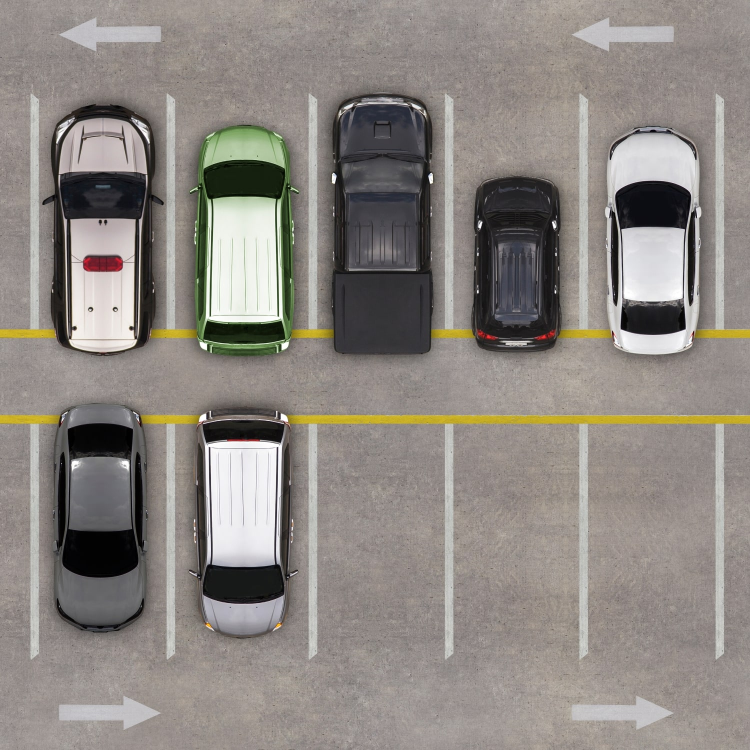
#> input picture dataset/train/imgp.jpg, 1500 x 1500 px (shown at 1/2 size)
$ python -i process.py   (imports and definitions only)   (older library calls are emulated)
#> lines starting #> are read from the running program, lines starting #| are printed output that depends on the picture; after the words box and inside, x2 and y2 are one past the last pixel; in counts of white or black regions, pixels touching at a corner belong together
# import libraries here
import numpy as np
import cv2
import matplotlib
import matplotlib.pyplot as plt


def count_cars(image_path):
    """
    Procedura prima putanju do fotografije i vraca broj prebrojanih automobila. Koristiti ovu putanju koja vec dolazi
    kroz argument procedure i ne hardkodirati nove putanje u kodu.

    Ova procedura se poziva automatski iz main procedure i taj deo koda nije potrebno menjati niti implementirati.

    :param image_path: <String> Putanja do ulazne fotografije.
    :return: <int>  Broj prebrojanih automobila
    """
#> called with image_path = 'dataset/train/imgp.jpg'
    img = cv2.imread(image_path)
#> img is the input picture: shape (1500, 1500, 3); mean B, G, R 129.9, 135.2, 141
    img = cv2.cvtColor(img, cv2.COLOR_BGR2RGB)
    gray_img = cv2.cvtColor(img, cv2.COLOR_RGB2GRAY)
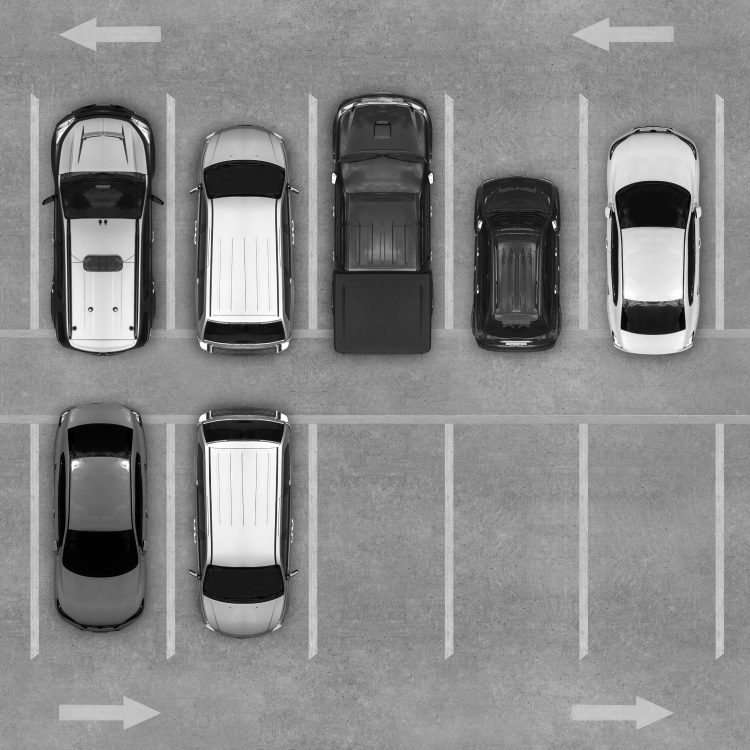
#> gray_img: shape (1500, 1500) (shown at 1/2 size); min 0, max 255, mean 136.3
    cars = 0
    if img.shape[1] > 500:
        gray_img = cv2.resize(gray_img, (1500, 1500))
        adapt_bin_img = cv2.adaptiveThreshold(gray_img, 255, cv2.ADAPTIVE_THRESH_MEAN_C, cv2.THRESH_BINARY_INV, 355, 35)
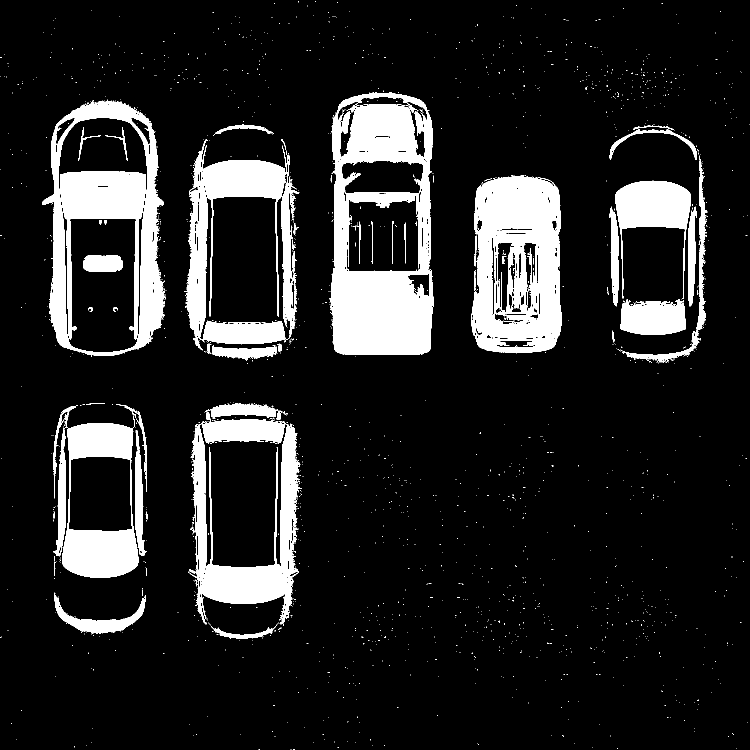
#> adapt_bin_img: shape (1500, 1500) (shown at 1/2 size); 13.7% white; 1871 white regions (1805 under 20 px), largest, box (x1, y1, x2, y2) and area: (658, 187, 867, 710) 64689, (84, 200, 330, 712) 47582, (943, 351, 1123, 706) 46505
        kernel = cv2.getStructuringElement(cv2.MORPH_CROSS, (2, 2))

        adapt_bin_img = cv2.erode(adapt_bin_img, kernel, iterations=2)
#> adapt_bin_img: shape (1500, 1500); 11.5% white; 367 white regions (279 under 20 px), largest, box (x1, y1, x2, y2) and area: (662, 189, 866, 710) 57712, (945, 353, 1123, 706) 38102, (86, 204, 329, 712) 24355
        adapt_bin_img = cv2.dilate(adapt_bin_img, kernel, iterations=2)
#> adapt_bin_img: shape (1500, 1500); 13.1% white; 186 white regions (80 under 20 px), largest, box (x1, y1, x2, y2) and area: (662, 189, 868, 712) 63243, (86, 203, 332, 714) 47175, (945, 353, 1125, 708) 42353

        im_floodfill = adapt_bin_img.copy()
        h, w = adapt_bin_img.shape[:2]
#> h = 1500; w = 1500
        mask = np.zeros((h + 2, w + 2), np.uint8)
        cv2.floodFill(im_floodfill, mask, (0, 0), 255)
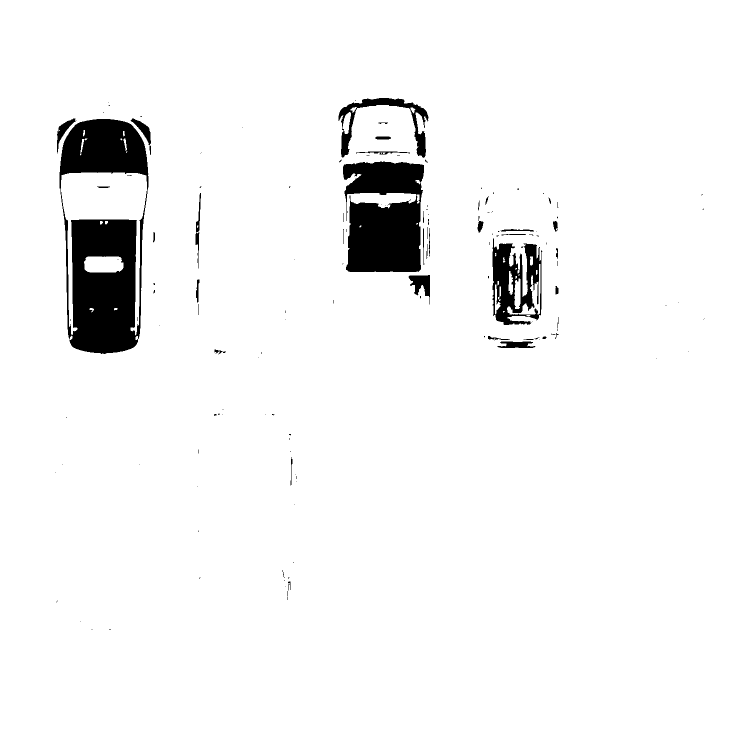
#> im_floodfill: shape (1500, 1500) (shown at 1/2 size); 95.6% white; 143 black regions (102 under 20 px), largest, box (x1, y1, x2, y2) and area: (119, 238, 297, 708) 49239, (686, 323, 848, 544) 29008, (985, 477, 1085, 650) 9669
        im_floodfill_inv = cv2.bitwise_not(im_floodfill)
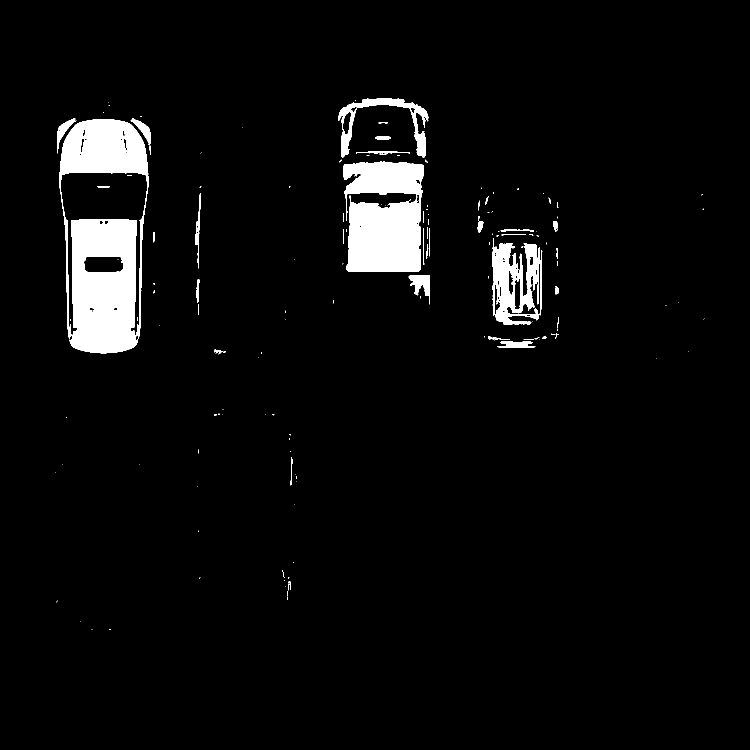
#> im_floodfill_inv: shape (1500, 1500) (shown at 1/2 size); 4.4% white; 143 white regions (102 under 20 px), largest, box (x1, y1, x2, y2) and area: (119, 238, 297, 708) 49239, (686, 323, 848, 544) 29008, (985, 477, 1085, 650) 9669
        im_out = adapt_bin_img | im_floodfill_inv
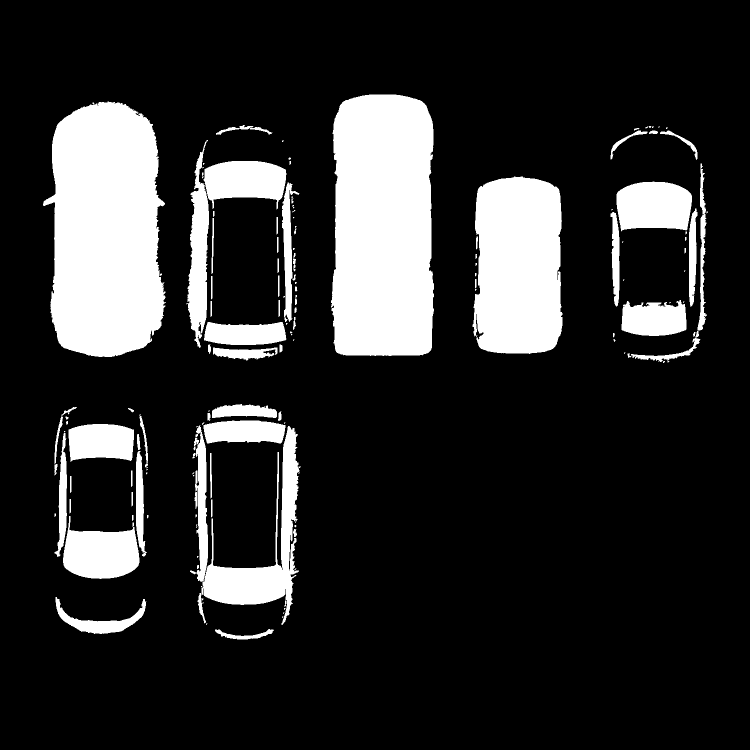
#> im_out: shape (1500, 1500) (shown at 1/2 size); 17.5% white; 147 white regions (65 under 20 px), largest, box (x1, y1, x2, y2) and area: (86, 203, 332, 714) 100822, (662, 189, 868, 712) 99906, (945, 353, 1125, 708) 57069
        adapt_bin_img = im_out.copy()

        kernel = cv2.getStructuringElement(cv2.MORPH_CROSS, (3, 3))
        adapt_bin_img = cv2.dilate(adapt_bin_img, kernel, iterations=10)
#> adapt_bin_img: shape (1500, 1500); 24.4% white; 11 white regions, largest, box (x1, y1, x2, y2) and area: (76, 193, 342, 724) 114254, (652, 179, 878, 722) 113638, (935, 343, 1135, 718) 67645
        adapt_bin_img = cv2.erode(adapt_bin_img, kernel, iterations=10)
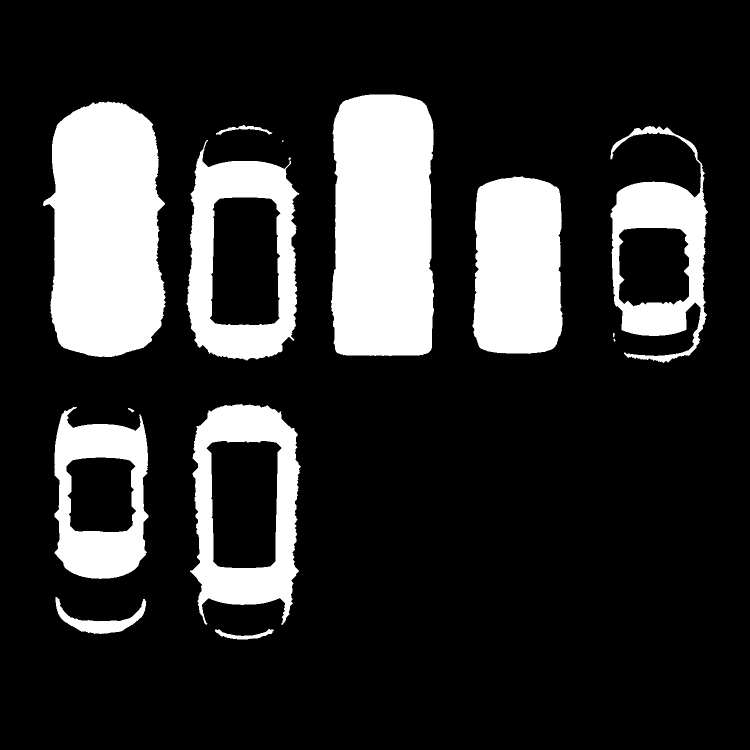
#> adapt_bin_img: shape (1500, 1500) (shown at 1/2 size); 18.9% white; 14 white regions (2 under 20 px)

        img_contours, contours, hierarchy = cv2.findContours(adapt_bin_img, cv2.RETR_EXTERNAL, cv2.CHAIN_APPROX_SIMPLE)
#> contours = 14 contours, 3 with area under 20; largest, box (x1, y1, x2, y2) and area: (86, 203, 332, 714) 100719, (662, 189, 868, 712) 99294, (373, 280, 599, 721) 77292, (380, 808, 602, 1250) 75898, (945, 353, 1125, 708) 57522
        for contour in contours:
            x, y, w, h = cv2.boundingRect(contour)
            if 10000 < cv2.contourArea(contour) < 100000:
                cv2.rectangle(img, (x, y), (x + w, y + h), (255, 0, 255), 3)
                cars += 1
#> this loop made 14 passes
#> (x, y, w, h) on passes 1, 2, 3, 4, 5, 6, 7, 8, 10, 11, 12, 13: (430, 1258, 118, 21), (111, 1194, 182, 74), (256, 816, 13, 9), (109, 814, 188, 344), (380, 808, 222, 442), (1227, 677, 4, 7), (1226, 666, 4, 9), (945, 353, 180, 355), (373, 280, 226, 441), (1221, 252, 195, 474), (432, 250, 113, 20), (86, 203, 246, 511)
#> (contour, x, y, w, h) on pass 9: ([[564, 281], [564, 283], [565, 283], [567, 281]], 564, 281, 4, 3)
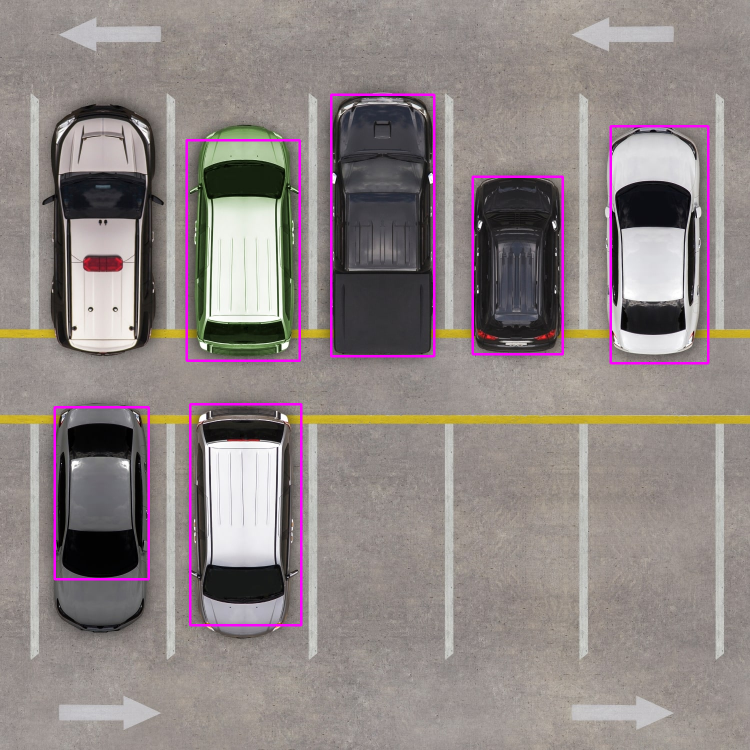
#> img: shape (1500, 1500, 3) (shown at 1/2 size); mean R, G, B 143.2, 133.1, 132.3
#> after the loop, cars = 6
    else:
        gray_img = cv2.resize(gray_img, (1500, 1500))
        kernel = np.array([[-1, -1, -1], [-1, 9, -1], [-1, -1, -1]])
        gray_img = cv2.filter2D(gray_img, -1, kernel)
        adapt_bin_img = cv2.adaptiveThreshold(gray_img, 255, cv2.ADAPTIVE_THRESH_MEAN_C, cv2.THRESH_BINARY_INV, 355, 35)

        im_floodfill = adapt_bin_img.copy()
        h, w = adapt_bin_img.shape[:2]
        mask = np.zeros((h + 2, w + 2), np.uint8)
        cv2.floodFill(im_floodfill, mask, (0, 0), 255)
        im_floodfill_inv = cv2.bitwise_not(im_floodfill)
        im_out = adapt_bin_img | im_floodfill_inv
        adapt_bin_img = im_out.copy()

        kernel = cv2.getStructuringElement(cv2.MORPH_CROSS, (4, 4))
        adapt_bin_img = cv2.dilate(adapt_bin_img, kernel, iterations=2)
        adapt_bin_img = cv2.erode(adapt_bin_img, kernel, iterations=2)

        img_contours, contours, hierarchy = cv2.findContours(adapt_bin_img, cv2.RETR_EXTERNAL, cv2.CHAIN_APPROX_SIMPLE)
        for contour in contours:
            x, y, w, h = cv2.boundingRect(contour)
            if 5000 < cv2.contourArea(contour):
                cv2.rectangle(img, (x, y), (x + w, y + h), (255, 0, 255), 3)
                cars += 1

    car_count = cars
#> car_count = 6
    # TODO - Prebrojati auta i vratiti njihov broj kao povratnu vrednost ove procedure

    return car_count

>>> result = count_cars('dataset/train/imgp.jpg')
#> result = 6
